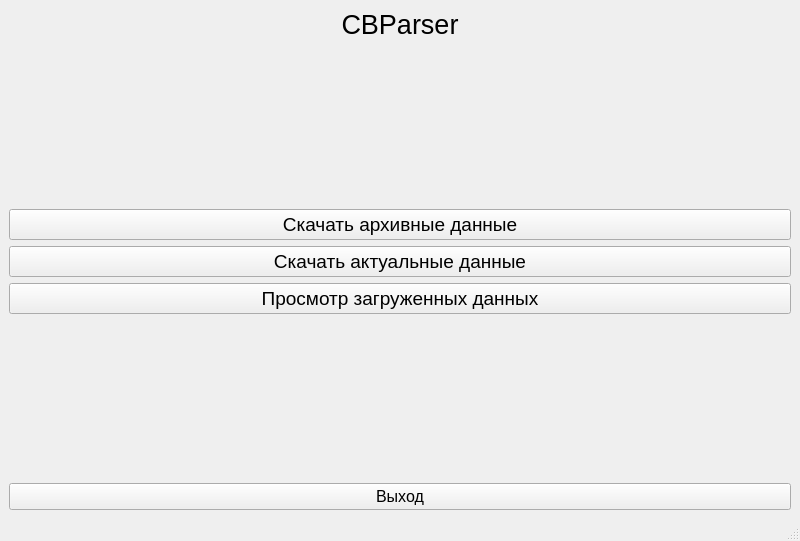
<?xml version="1.0" encoding="UTF-8"?>
<ui version="4.0">
 <class>MainWindow</class>
 <widget class="QMainWindow" name="MainWindow">
  <property name="geometry">
   <rect>
    <x>0</x>
    <y>0</y>
    <width>800</width>
    <height>541</height>
   </rect>
  </property>
  <property name="windowTitle">
   <string notr="true">CBParser</string>
  </property>
  <property name="toolTip">
   <string notr="true"/>
  </property>
  <property name="statusTip">
   <string notr="true"/>
  </property>
  <property name="whatsThis">
   <string notr="true"/>
  </property>
  <property name="accessibleName">
   <string notr="true"/>
  </property>
  <property name="accessibleDescription">
   <string notr="true"/>
  </property>
  <property name="windowFilePath">
   <string notr="true"/>
  </property>
  <widget class="QWidget" name="centralwidget">
   <layout class="QVBoxLayout" name="verticalLayout">
    <item>
     <widget class="QLabel" name="label">
      <property name="font">
       <font>
        <family>Segoe UI</family>
        <pointsize>20</pointsize>
       </font>
      </property>
      <property name="toolTip">
       <string notr="true"/>
      </property>
      <property name="statusTip">
       <string notr="true"/>
      </property>
      <property name="whatsThis">
       <string notr="true"/>
      </property>
      <property name="accessibleName">
       <string notr="true"/>
      </property>
      <property name="accessibleDescription">
       <string notr="true"/>
      </property>
      <property name="text">
       <string notr="true">CBParser</string>
      </property>
      <property name="alignment">
       <set>Qt::AlignHCenter|Qt::AlignTop</set>
      </property>
     </widget>
    </item>
    <item>
     <spacer name="verticalSpacer_2">
      <property name="orientation">
       <enum>Qt::Vertical</enum>
      </property>
      <property name="sizeHint" stdset="0">
       <size>
        <width>20</width>
        <height>40</height>
       </size>
      </property>
     </spacer>
    </item>
    <item>
     <widget class="QPushButton" name="dl_archives_button">
      <property name="font">
       <font>
        <family>Segoe UI</family>
        <pointsize>14</pointsize>
       </font>
      </property>
      <property name="toolTip">
       <string notr="true"/>
      </property>
      <property name="statusTip">
       <string notr="true"/>
      </property>
      <property name="whatsThis">
       <string notr="true"/>
      </property>
      <property name="accessibleName">
       <string notr="true"/>
      </property>
      <property name="accessibleDescription">
       <string notr="true"/>
      </property>
      <property name="text">
       <string notr="true">Скачать архивные данные</string>
      </property>
     </widget>
    </item>
    <item>
     <widget class="QPushButton" name="dl_relevant_button">
      <property name="font">
       <font>
        <family>Segoe UI</family>
        <pointsize>14</pointsize>
       </font>
      </property>
      <property name="toolTip">
       <string notr="true"/>
      </property>
      <property name="statusTip">
       <string notr="true"/>
      </property>
      <property name="whatsThis">
       <string notr="true"/>
      </property>
      <property name="accessibleName">
       <string notr="true"/>
      </property>
      <property name="accessibleDescription">
       <string notr="true"/>
      </property>
      <property name="text">
       <string notr="true">Скачать актуальные данные</string>
      </property>
     </widget>
    </item>
    <item>
     <widget class="QPushButton" name="start_viewer_button">
      <property name="font">
       <font>
        <family>Segoe UI</family>
        <pointsize>14</pointsize>
       </font>
      </property>
      <property name="toolTip">
       <string notr="true"/>
      </property>
      <property name="statusTip">
       <string notr="true"/>
      </property>
      <property name="whatsThis">
       <string notr="true"/>
      </property>
      <property name="accessibleName">
       <string notr="true"/>
      </property>
      <property name="accessibleDescription">
       <string notr="true"/>
      </property>
      <property name="text">
       <string notr="true">Просмотр загруженных данных</string>
      </property>
     </widget>
    </item>
    <item>
     <spacer name="verticalSpacer">
      <property name="orientation">
       <enum>Qt::Vertical</enum>
      </property>
      <property name="sizeHint" stdset="0">
       <size>
        <width>20</width>
        <height>40</height>
       </size>
      </property>
     </spacer>
    </item>
    <item>
     <widget class="QPushButton" name="pushButton">
      <property name="font">
       <font>
        <family>Segoe UI</family>
        <pointsize>12</pointsize>
       </font>
      </property>
      <property name="toolTip">
       <string notr="true"/>
      </property>
      <property name="statusTip">
       <string notr="true"/>
      </property>
      <property name="whatsThis">
       <string notr="true"/>
      </property>
      <property name="accessibleName">
       <string notr="true"/>
      </property>
      <property name="accessibleDescription">
       <string notr="true"/>
      </property>
      <property name="text">
       <string notr="true">Выход</string>
      </property>
     </widget>
    </item>
   </layout>
  </widget>
  <widget class="QMenuBar" name="menubar">
   <property name="geometry">
    <rect>
     <x>0</x>
     <y>0</y>
     <width>800</width>
     <height>26</height>
    </rect>
   </property>
  </widget>
  <widget class="QStatusBar" name="statusbar"/>
 </widget>
 <resources/>
 <connections/>
</ui>
